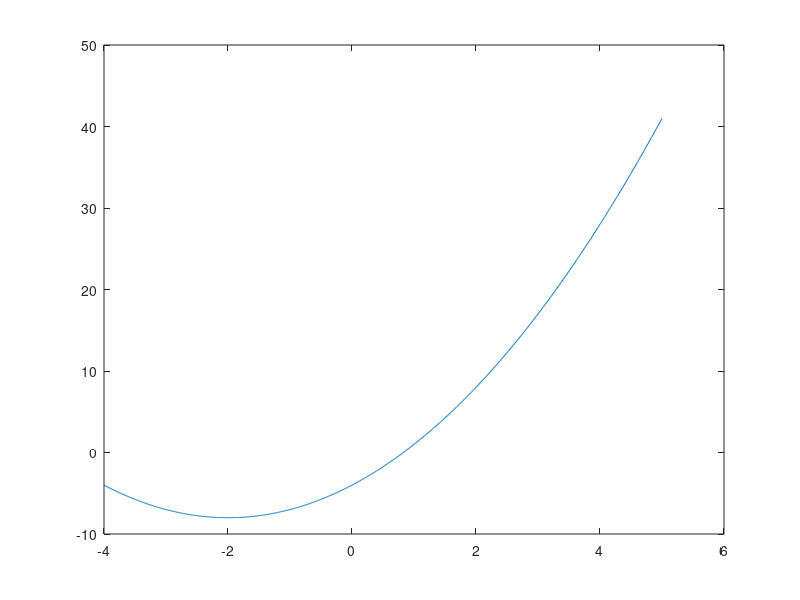

This chart was generated by the following MATLAB code: (Note: this script raises an error after producing the figure.)
f = @(x) x.^2+4*x -4;
x = -4:0.01:5 ;
plot(x,f(x))
hold on
a = x(1);
b = x(length(x));
c = (a+b)/2;
epsilon = 10^-5;
[c,iter] = bisection_f(f, a, b, epsilon);
fprintf("c=%d, f(c)=%d, iteration =%d \n",c,f(c),iter); 
plot(c,f(c),'g+')